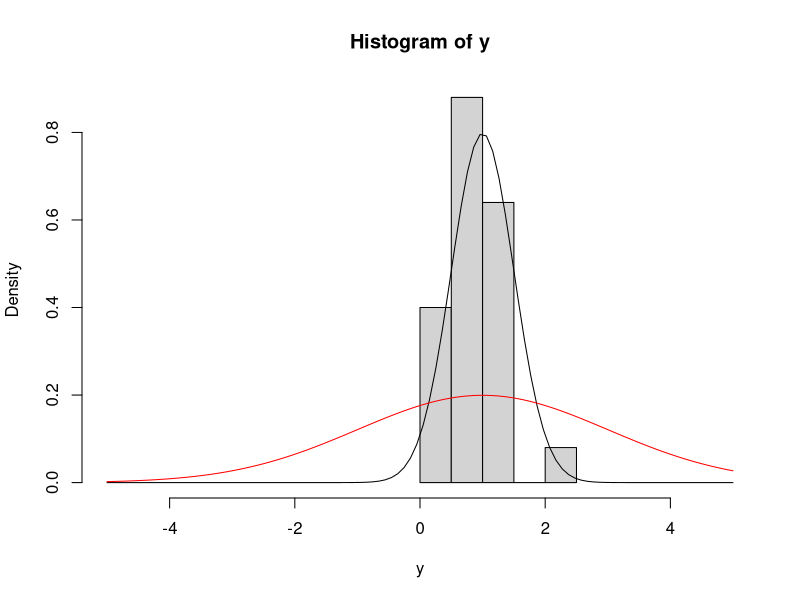
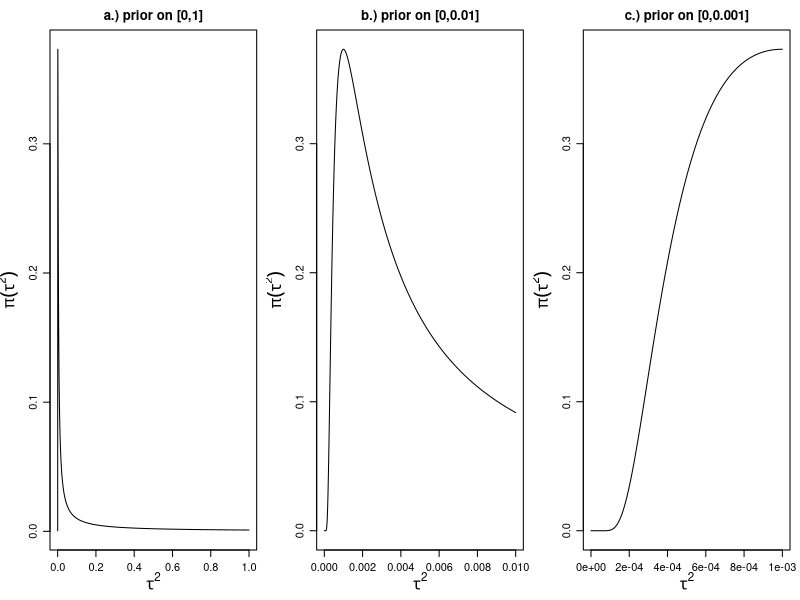

Write R code to recreate these figures, in order. (Note: this script raises an error after producing the figures.)
## @knitr peak-density

x <- seq(-5, 5, len = 100)
y <- rnorm(25, 1, 0.5)

hist(y, probability = TRUE, xlim = c(-5, 5))
lines(x, dnorm(x, 1, 0.5))
lines(x, dnorm(x, 1, 2), col = 'red')

sum(dnorm(y, 1, 0.5, log = TRUE))
sum(dnorm(y, 1, 2, log = TRUE))

## @knitr occams-razor

sigma <- 1
n <- 10
J <- 6
mu <- 2
tauSmall <- 0.1
tauLarge <- 3

### scenario 1 - little variation in theta ###
theta <- rnorm(J, mu, tauSmall)
ybar <- rnorm(J, theta, sigma/sqrt(n))

# pooled estimation with small tau
thetaHat <- (ybar/sigma^2 + mu/tauSmall^2) / (1/sigma^2 + 1/tauSmall^2)
ll <- sum(dnorm(ybar, thetaHat, sigma/sqrt(n), log = TRUE))  # log-lik
lp <- sum(dnorm(thetaHat, mu, tauSmall, log = TRUE))             # log-prior
c(ll, lp, ll+lp)

# pooled estimation with large tau
thetaHat <- (ybar/sigma^2 + mu/tauLarge^2) / (1/sigma^2 + 1/tauLarge^2)
ll <- sum(dnorm(ybar, thetaHat, sigma/sqrt(n), log = TRUE))  # log-lik
lp <- sum(dnorm(thetaHat, mu, tauLarge, log = TRUE))             # log-prior
c(ll, lp, ll+lp)

# conclusion: complexity penalty favors pooling (simpler model) here because improvement in likelihood with more complicated model is small

### scenario 2 - large variation in theta ###
theta <- rnorm(J, mu, tauLarge)
ybar <- rnorm(J, theta, sigma/sqrt(n))

# pooled estimation with small tau
thetaHat <- (ybar/sigma^2 + mu/tauSmall^2) / (1/sigma^2 + 1/tauSmall^2)
ll <- sum(dnorm(ybar, thetaHat, sigma/sqrt(n), log = TRUE))  # log-lik
lp <- sum(dnorm(thetaHat, mu, tauSmall, log = TRUE))             # log-prior
c(ll, lp, ll+lp)

# pooled estimation with large tau
thetaHat <- (ybar/sigma^2 + mu/tauLarge^2) / (1/sigma^2 + 1/tauLarge^2)
ll <- sum(dnorm(ybar, thetaHat, sigma/sqrt(n), log = TRUE))  # log-lik
lp <- sum(dnorm(thetaHat, mu, tauLarge, log = TRUE))             # log-prior
c(ll, lp, ll+lp)

# conclusion: data do not allow pooling and overwhelm the prior's preference for a simpler model


## @knitr ig-prior


par(mfrow = c(1,3),mai = c(.5,.5,.3,.1),mgp = c(2.2,0.8,0))
alpha = beta = .001
x1 = seq(0,1,len = 10000)
f1 = (1/gamma(alpha))*beta^(-alpha)*exp(-beta/x1)/(x1^(alpha+1))
plot(x1,f1,type = 'l',xlab = expression(tau^2),ylab = expression(pi(tau^2)),main = 'a.) prior on [0,1]',cex.lab = 1.5)
x2 = seq(0,.01,len = 10000)
f2 = (1/gamma(alpha))*beta^(-alpha)*exp(-beta/x2)/(x2^(alpha+1))
plot(x2,f2,type = 'l',xlab = expression(tau^2),ylab = expression(pi(tau^2)),main = 'b.) prior on [0,0.01]',cex.lab = 1.5)
x3 = seq(0,.001,len = 10000)
f3 = (1/gamma(alpha))*beta^(-alpha)*exp(-beta/x3)/(x3^(alpha+1))
plot(x3,f3,type = 'l',xlab = expression(tau^2),ylab = expression(pi(tau^2)),main = 'c.) prior on [0,0.001]',cex.lab = 1.5)

## @knitr ig-sensitivity

# NOTE: should try to use log scale samplers for tau and tau2 when model has sd or var not prec

J <- 10
n <- 10
sigma <- 1
mu <- 2
y <- matrix(rnorm(n*J, mu, sigma), nrow = n, ncol = J)
burnin <- 1000
nIts <- 100000
postBurn <- (burnin+1):nIts

code_flattau <- nimbleCode({
    for(j in 1:J) {
        for(i in 1:n[j]) {
            y[i,j] ~ dnorm(theta[j], sd = sigma)
        }
        theta[j] ~ dnorm(mu, sd = tau)
    }
    tau ~ dunif(0, 1000)
    sigma ~ dunif(0, 1000)
    mu ~ dnorm(0, sd = 1000)
})
m <- nimbleModel(code_flattau, data = list(y = y), constants = list(n = rep(n, J), J = J),
                 inits = list(mu = 1, sigma = 0.5, tau = 1))
cm <- compileNimble(m)
conf <- configureMCMC(m, monitors = c('mu', 'theta', 'sigma', 'tau'))
mcmc <- buildMCMC(conf)
cmcmc <- compileNimble(mcmc, project = m)
cmcmc$run(nIts)
smp1 <- as.matrix(cmcmc$mvSamples)

tsplot(smp1[postBurn, 'tau'])
hist(smp1[postBurn, 'tau'], ncl = 100)
hist(smp1[postBurn, 'tau'], ncl = 100, xlim = c(0,.2))

# use user-defined IG?
code_igeps <- nimbleCode({
    for(j in 1:J) {
        for(i in 1:n[j]) {
            y[i,j] ~ dnorm(theta[j], sd = sigma)
        }
        theta[j] ~ dnorm(mu, var = tau2)
    }
    tau2 <- 1/itau2
    itau2 ~ dgamma(eps, eps)
    sigma ~ dunif(0, 1000)
    mu ~ dnorm(0, sd = 1000)
})

m <- nimbleModel(code_igeps, data = list(y = y), constants = list(n = rep(n, J), J = J),
                 inits = list(eps = .001, mu = 1, sigma = 0.5, itau2 = 1))
cm <- compileNimble(m)
conf <- configureMCMC(m)
conf$removeSamplers('tau2')
conf$addSampler('tau2', control = list(log = TRUE))
mcmc <- buildMCMC(conf)
cmcmc <- compileNimble(mcmc, project = m)
cmcmc$run(nIts)
smp2 <- as.matrix(cmcmc$mvSamples)

tsplot(sqrt(1/smp2[postBurn, 'itau2']))
hist(sqrt(1/smp2[postBurn, 'itau2']), ncl = 100)
hist(sqrt(1/smp2[postBurn, 'itau2']), ncl = 100, xlim = c(0, .2))

pri <- sqrt(1/rgamma(10000,.001,.001))

m <- nimbleModel(code_igeps, data = list(y = y), constants = list(n = rep(n, J), J = J),
                 inits = list(eps = .00001, mu = 1, sigma = 0.5, itau2 = 1))
cm <- compileNimble(m)
conf <- configureMCMC(m)
mcmc <- buildMCMC(conf)
cmcmc <- compileNimble(mcmc, project = m)
cmcmc$run(nIts)
smp3 <- as.matrix(cmcmc$mvSamples)

tsplot(sqrt(1/smp3[postBurn, 'itau2']))
hist(sqrt(1/smp3[postBurn, 'itau2']), ncl = 100)
hist(sqrt(1/smp3[postBurn, 'itau2']), ncl = 100, xlim = c(0,.2))


digimproper <- nimbleFunction(
    run = function(x = double(0), 
        log = integer(0, default = 0)) {
        returnType(double(0))
        logProb <- -log(x)
        if(log) return(logProb)
        else return(exp(logProb)) 
        })


rigimproper <- nimbleFunction(
    run = function(n = integer(0)) {
        returnType(double(0))
        if(n != 1) print("rigimproper only allows n = 1; using n = 1.")
        return(0)
    })

registerDistributions(list(
        digimproper = list(
               BUGSdist = "digimproper()",
               pqAvail = FALSE,
               range = c(0, Inf)
               )))

code_impropertau <- nimbleCode({
    for(j in 1:J) {
        for(i in 1:n[j]) {
            y[i,j] ~ dnorm(theta[j], sd = sigma)
        }
        theta[j] ~ dnorm(mu, var = tau2)
    }
    tau2 ~ digimproper()
    sigma ~ dunif(0, 1000)
    mu ~ dnorm(0, sd = 1000)    
})


m <- nimbleModel(code_impropertau, data = list(y = y), constants = list(n = rep(n, J), J = J),
                 inits = list(mu = 1, sigma = 0.5, tau2 = 1))
cm <- compileNimble(m)
conf <- configureMCMC(m)
mcmc <- buildMCMC(conf)
cmcmc <- compileNimble(mcmc, project = m)
cmcmc$run(nIts)
smp4 <- as.matrix(cmcmc$mvSamples)

tsplot(sqrt(smp4[postBurn, 'tau2']))
hist(sqrt(smp4[postBurn, 'tau2']), ncl = 100)
hist(sqrt(smp4[postBurn, 'tau2']), ncl = 100, xlim = c(0,.2))

code_halft <- nimbleCode({
    for(j in 1:J) {
        for(i in 1:n[j]) {
            y[i,j] ~ dnorm(theta[j], sd = sigma)
        }
        theta[j] ~ dnorm(mu, sd = tau)
    }
    tau ~ T(dt(mu = 0, sigma = 1, df = 1), 0, Inf)
    sigma ~ dunif(0, 1000)
    mu ~ dnorm(0, sd = 1000)
})
m <- nimbleModel(code_halft, data = list(y = y), constants = list(n = rep(n, J), J = J),
                 inits = list(mu = 1, sigma = 0.5, tau = 1))
cm <- compileNimble(m)
conf <- configureMCMC(m, monitors = c('mu', 'theta', 'sigma', 'tau'))
mcmc <- buildMCMC(conf)
cmcmc <- compileNimble(mcmc, project = m)
cmcmc$run(nIts)
smp5 <- as.matrix(cmcmc$mvSamples)
